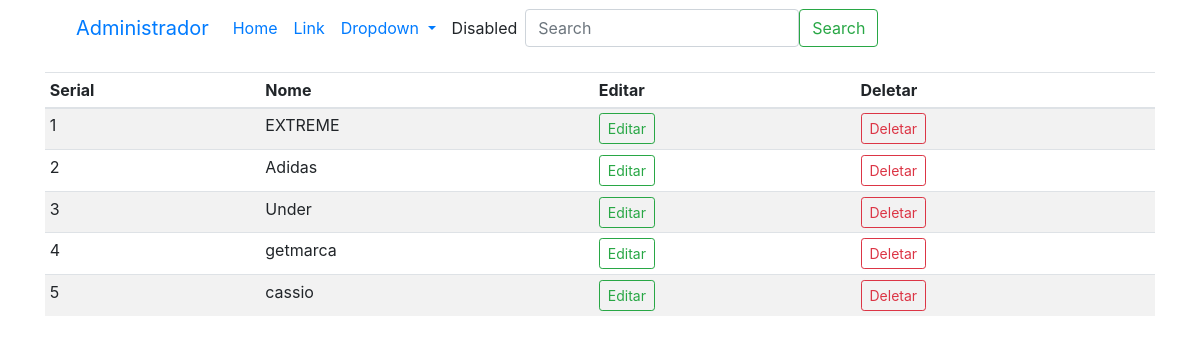
Page /marcas (signed in) on the earlier database version.
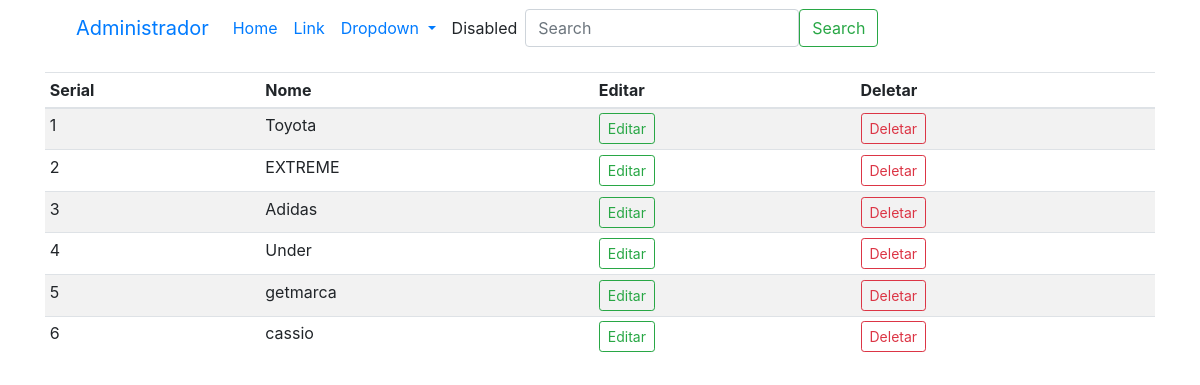
Same page on the later database version.
### loja/produtos/models.py (models this page shows)
class Marca(db.Model):
    id = db.Column(db.Integer, primary_key=True)
    name = db.Column(db.String(100), nullable=False,unique=True)

### loja/admin/rotas.py (the view)
@app.route('/marcas')
def marcas():
    if 'email' not in session:
        flash('Por favor, faça o login para acessar o sistema ', 'danger')
        return redirect(url_for('login'))
    marcas = Marca.query.order_by(Marca.id.desc()).all()
    return render_template('admin/marca.html', title="Pagina de Fabricantes", marcas=marcas)

### loja/templates/admin/marca.html (shortened to what this page needs)
{% extends 'layouts.html' %}
{% block content %}
<div class="container">
    <nav class="navbar navbar-expand-lg bg-body-tertiary">
        <div class="container-fluid">
          <a class="navbar-brand" href="#">Administrador</a>
          <div class="collapse navbar-collapse" id="navbarSupportedContent">
            <ul class="navbar-nav me-auto mb-2 mb-lg-0">
              <li class="nav-item">
                <a class="nav-link active" aria-current="page" href="#">Home</a>
              </li>
              <li class="nav-item">
                <a class="nav-link" href="#">Link</a>
              </li>
              <li class="nav-item dropdown">
                <a class="nav-link dropdown-toggle" href="#" role="button" data-bs-toggle="dropdown" aria-expanded="false">
                  Dropdown
                </a>
              </li>
              <li class="nav-item">
                <a class="nav-link disabled" aria-disabled="true">Disabled</a>
              </li>
            </ul>
            <form class="d-flex" role="search">
              <input class="form-control me-2" type="search" placeholder="Search" aria-label="Search">
              <button class="btn btn-outline-success" type="submit">Search</button>
            </form>
          </div>
        </div>
      </nav>
</div>
<div class="container mt-3">
    <table class="table table-sm table-striped">
        <thead>
            <th>Serial</th>
            <th>Nome</th>
            <th>Editar</th>
            <th>Deletar</th>
        </thead>
        <tbody>
            {% if marcas %}
            {% for marca in marcas %}
            <tr>
                <td>{{loop.index}}</td>
                <td>{{marca.name}}</td>
                <td><a href="" class="btn btn-sm btn-outline-success">Editar</a></td>
                <td><a href="" class="btn btn-sm btn-outline-danger">Deletar</a></td>
            </tr>
            {% endfor %}
            {% endif %}
        </tbody>
    </table>
</div>
{% endblock content %}

Differences in the rows shown:
added Marca: name "Toyota"
